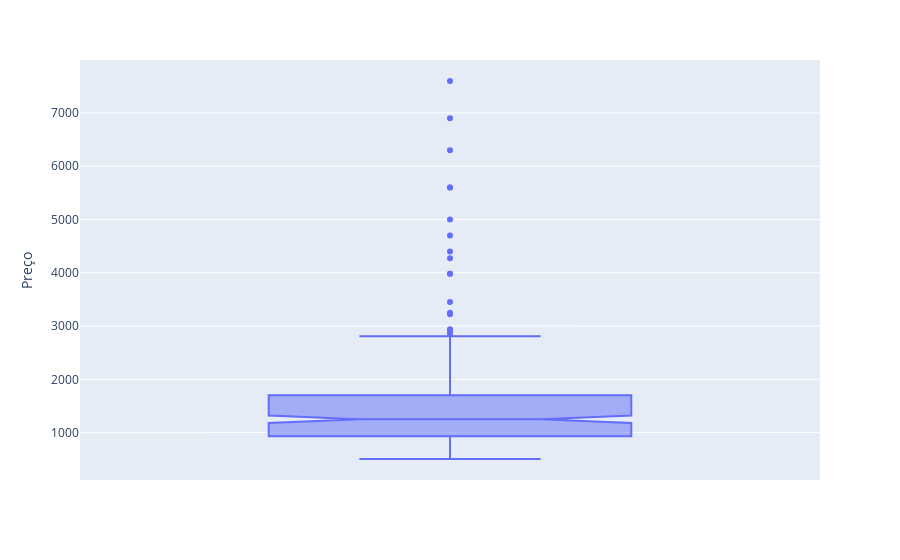

This figure's notebook cell:
### Markdown cell above
## Removendo outliers dados sobre smartphone

### Code cell
fig = px.box(dados_smartphone, y="Preço", notched=True)
fig.show()

### Figure 1 — Plotly figure (JSON) as saved in the notebook; plotly's stock layout.template omitted (floating-point values rounded to 4 significant figures; data arrays with more than 128 entries replaced by an {"elided": "..."} marker saying what was removed)
{"data": [{"alignmentgroup": "True", "hovertemplate": "Preço=%{y}<extra></extra>", "legendgroup": "", "marker": {"color": "#636efa"}, "name": "", "notched": true, "offsetgroup": "", "orientation": "v", "showlegend": false, "type": "box", "x0": " ", "xaxis": "x", "y": {"elided": "299 float values"}, "y0": " ", "yaxis": "y"}], "layout": {"boxmode": "group", "legend": {"tracegroupgap": 0}, "margin": {"t": 60}, "xaxis": {"anchor": "y", "domain": [0, 1]}, "yaxis": {"anchor": "x", "domain": [0, 1], "title": {"text": "Preço"}}}}
